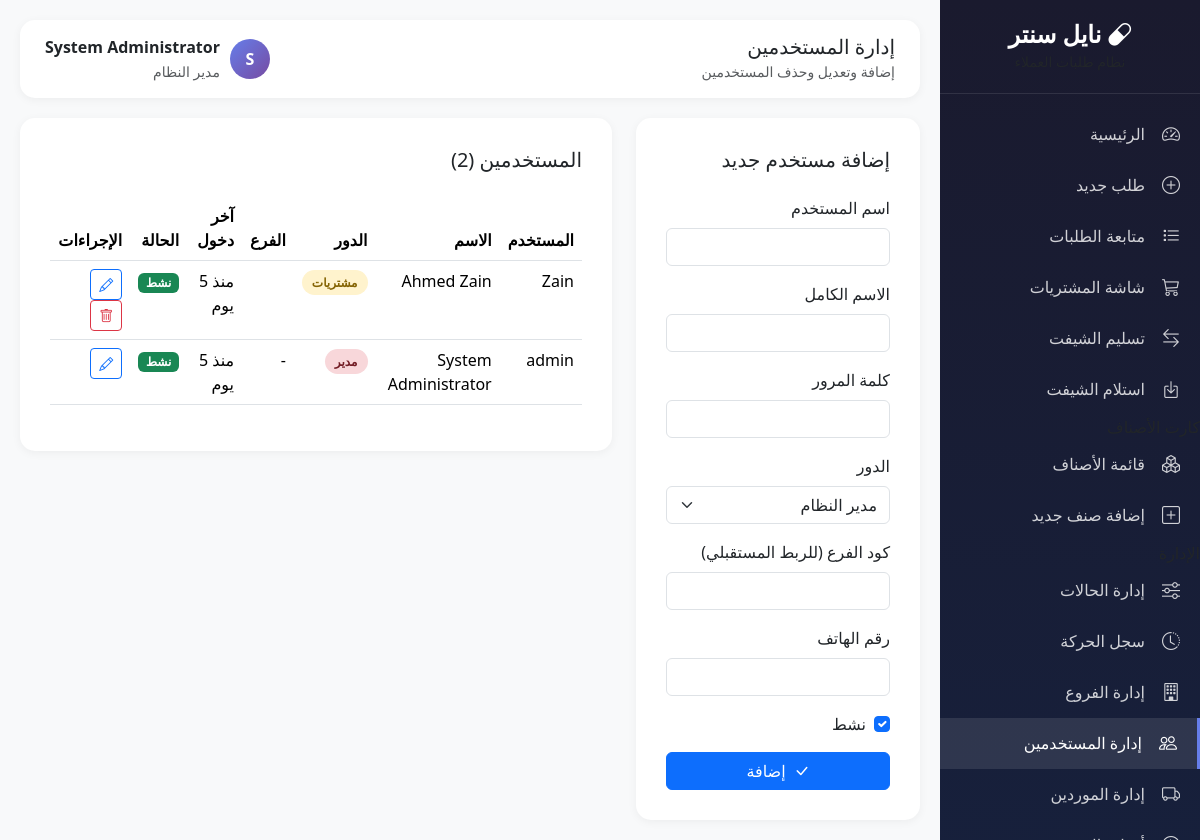
Before: /admin/users.php (signed in) with the older database file.
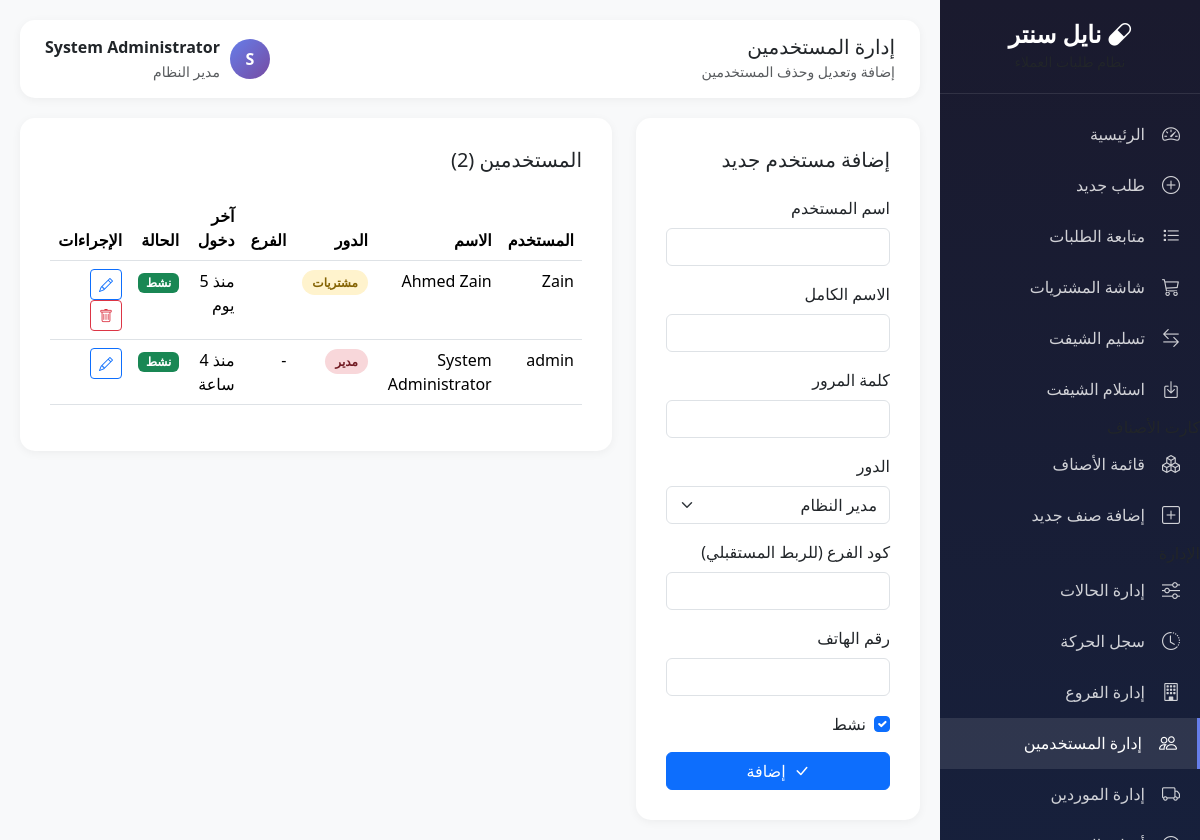
After: the same page with the newer database file.
### tables this page shows
CREATE TABLE `users` (
  `id` int(11) NOT NULL,
  `username` varchar(50) NOT NULL,
  `password` varchar(255) NOT NULL,
  `full_name` varchar(100) NOT NULL,
  `role` enum('admin','pharmacist','purchaser','cashier') DEFAULT 'pharmacist',
  `branch_code` varchar(20) DEFAULT NULL,
  `phone` varchar(20) DEFAULT NULL,
  `is_active` tinyint(1) DEFAULT 1,
  `last_login` datetime DEFAULT NULL,
  `created_at` timestamp NOT NULL DEFAULT current_timestamp(),
  `updated_at` timestamp NOT NULL DEFAULT current_timestamp() ON UPDATE current_timestamp()
);

### core/config.php (called while the page is built, shortened)
<?php
function timeAgo($datetime) {
    $time = strtotime($datetime);
    $now = time();
    $diff = $now - $time;
    if ($diff < 86400) return 'منذ ' . floor($diff / 3600) . ' ساعة';
    if ($diff < 604800) return 'منذ ' . floor($diff / 86400) . ' يوم';
    return date('Y-m-d', $time);
}

### admin/users.php (the view, shortened to what the changed rows need)
<?php
require_once __DIR__ . '/../core/config.php';
$db = getDB();
$stmt = $db->query("SELECT * FROM users ORDER BY created_at DESC");
$users = $stmt->fetchAll();
?>
<!DOCTYPE html>
<html lang="ar" dir="rtl">
<head>
    <link href="https://cdn.jsdelivr.net/npm/bootstrap@5.3.2/dist/css/bootstrap.rtl.min.css" rel="stylesheet">
    <link href="https://cdn.jsdelivr.net/npm/bootstrap-icons@1.11.1/font/bootstrap-icons.css" rel="stylesheet">
</head>
<body>
    <div class="main-content">
        <div class="row">
            <div class="col-lg-8">
                <div class="content-card">
                    <div class="table-responsive">
                        <table class="table table-hover">
                            <thead>
                                <tr>
                                    <th>المستخدم</th>
                                    <th>الاسم</th>
                                    <th>الدور</th>
                                    <th>الفرع</th>
                                    <th>آخر دخول</th>
                                    <th>الحالة</th>
                                    <th>الإجراءات</th>
                                </tr>
                            </thead>
                            <tbody>
                                <?php foreach ($users as $user): ?>
                                <tr>
                                    <td><?= $user['username'] ?></td>
                                    <td><?= $user['full_name'] ?></td>
                                    <td>
                                        <span class="role-badge role-<?= $user['role'] ?>">
                                            <?= $user['role'] === 'admin' ? 'مدير' : ($user['role'] === 'pharmacist' ? 'صيدلي' : ($user['role'] === 'purchaser' ? 'مشتريات' : 'كاشير')) ?>
                                        </span>
                                    </td>
                                    <td><?= $user['branch_code'] ?? '-' ?></td>
                                    <td><?= $user['last_login'] ? timeAgo($user['last_login']) : 'لم يسبق له' ?></td>
                                    <td>
                                        <?php if ($user['is_active']): ?>
                                            <span class="badge bg-success">نشط</span>
                                        <?php else: ?>
                                            <span class="badge bg-danger">معطل</span>
                                        <?php endif; ?>
                                    </td>
                                    <td>
                                        <a href="?edit=<?= $user['id'] ?>" class="btn btn-sm btn-outline-primary">
                                            <i class="bi bi-pencil"></i>
                                        </a>
                                    </td>
                                </tr>
                                <?php endforeach; ?>
                            </tbody>
                        </table>
                    </div>
                </div>
            </div>
        </div>
    </div>
</body>
</html>

Changed rows visible on the page:
changed users "admin": last_login "منذ 5 يوم" → "منذ 4 ساعة"
